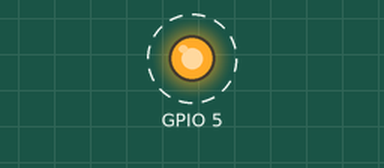
Bench run of a program on a simulated Raspberry Pi (BCM pin numbers). On the bench: output pins drawn as LEDs (lit = HIGH). Dashed ring = blinking. What the program prints to the terminal is not drawn. At 100.0 s the program stops and its outputs stay as they are.

Above: at 0.2 s.
Timing chart, 0 to 3.0 s (numbered marks = the images above):
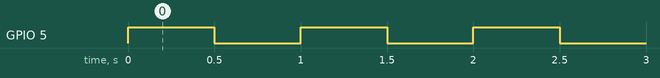

The program:

output_test.py
```python
# (licence header left out)
import RPi.GPIO as GPIO
import time

i = 0
GPIO.setmode(GPIO.BCM)
GPIO.setup(5, GPIO.OUT)

while i < 100:
    GPIO.output(5, 1)
    print("HIGH", i)
    time.sleep(0.5)
    GPIO.output(5, 0)
    print("LOW", i)
    time.sleep(0.5)
    i += 1
```

Measured:
- by itself, GPIO 5: alternates HIGH for 0.50 s and LOW for 0.50 s, 200 changes in all, then stays LOW
